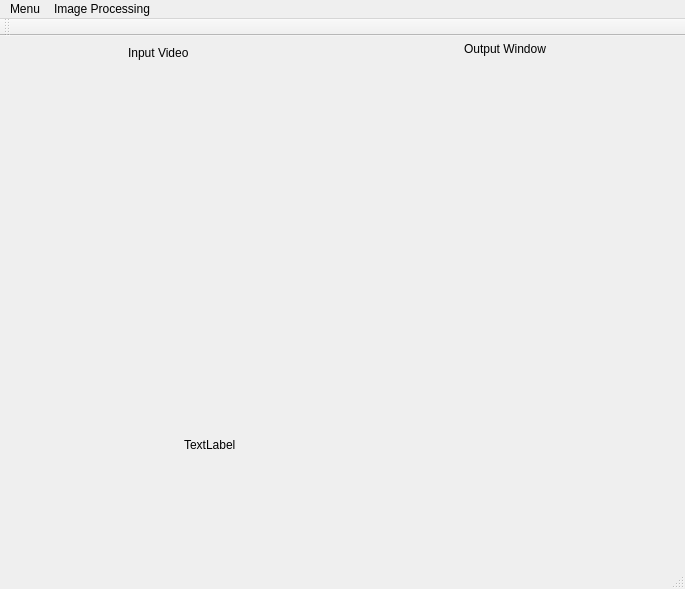
<?xml version="1.0" encoding="UTF-8"?>
<ui version="4.0">
 <class>MainWindow</class>
 <widget class="QMainWindow" name="MainWindow">
  <property name="geometry">
   <rect>
    <x>0</x>
    <y>0</y>
    <width>685</width>
    <height>589</height>
   </rect>
  </property>
  <property name="windowTitle">
   <string>MainWindow</string>
  </property>
  <widget class="QWidget" name="centralWidget">
   <widget class="QLabel" name="lblOriginal">
    <property name="geometry">
     <rect>
      <x>16</x>
      <y>36</y>
      <width>320</width>
      <height>240</height>
     </rect>
    </property>
    <property name="autoFillBackground">
     <bool>true</bool>
    </property>
    <property name="text">
     <string/>
    </property>
   </widget>
   <widget class="QLabel" name="lblProcessed">
    <property name="geometry">
     <rect>
      <x>352</x>
      <y>36</y>
      <width>320</width>
      <height>240</height>
     </rect>
    </property>
    <property name="autoFillBackground">
     <bool>true</bool>
    </property>
    <property name="text">
     <string/>
    </property>
   </widget>
   <widget class="QLabel" name="label">
    <property name="geometry">
     <rect>
      <x>464</x>
      <y>4</y>
      <width>113</width>
      <height>17</height>
     </rect>
    </property>
    <property name="text">
     <string>Output Window</string>
    </property>
   </widget>
   <widget class="QLabel" name="label_2">
    <property name="geometry">
     <rect>
      <x>128</x>
      <y>8</y>
      <width>101</width>
      <height>17</height>
     </rect>
    </property>
    <property name="text">
     <string>Input Video</string>
    </property>
   </widget>
   <widget class="QLabel" name="labl_mask">
    <property name="geometry">
     <rect>
      <x>184</x>
      <y>304</y>
      <width>309</width>
      <height>209</height>
     </rect>
    </property>
    <property name="text">
     <string>TextLabel</string>
    </property>
   </widget>
  </widget>
  <widget class="QMenuBar" name="menuBar">
   <property name="geometry">
    <rect>
     <x>0</x>
     <y>0</y>
     <width>685</width>
     <height>24</height>
    </rect>
   </property>
   <widget class="QMenu" name="menuMenu">
    <property name="title">
     <string>Menu</string>
    </property>
    <addaction name="actionCamera_0"/>
    <addaction name="actionExit"/>
   </widget>
   <widget class="QMenu" name="imageProcessingMenu">
    <property name="title">
     <string>Image Processing</string>
    </property>
    <addaction name="actionImageProcessingSettings"/>
   </widget>
   <addaction name="menuMenu"/>
   <addaction name="imageProcessingMenu"/>
  </widget>
  <widget class="QToolBar" name="mainToolBar">
   <attribute name="toolBarArea">
    <enum>TopToolBarArea</enum>
   </attribute>
   <attribute name="toolBarBreak">
    <bool>false</bool>
   </attribute>
  </widget>
  <widget class="QStatusBar" name="statusBar"/>
  <action name="actionCamera_0">
   <property name="text">
    <string>Camera 0</string>
   </property>
  </action>
  <action name="actionExit">
   <property name="checkable">
    <bool>true</bool>
   </property>
   <property name="text">
    <string>Exit</string>
   </property>
  </action>
  <action name="actionImageProcessingSettings">
   <property name="text">
    <string>Settings</string>
   </property>
  </action>
 </widget>
 <layoutdefault spacing="6" margin="11"/>
 <resources/>
 <connections/>
</ui>
